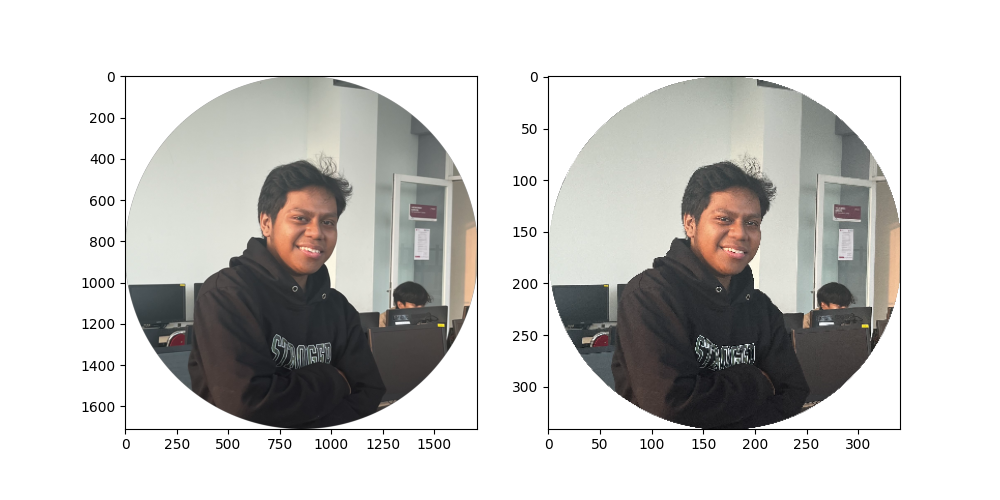

This chart was generated by the following Python code:
import numpy as np
import imageio.v2 as img
import matplotlib.pyplot as plt

def zoomPlus(image, factor):
    height, width, channels = image.shape
    new_height = int(height / factor)
    new_width = int(width / factor)
    imgZoom = np.zeros((new_height, new_width, channels), dtype=image.dtype)

    for y in range(new_height):
        for x in range(new_width):
            ori_y = int(y * factor)
            ori_x = int(x * factor)
            ori_y = min(ori_y, height - 1)
            ori_x = min(ori_x, width - 1)
            imgZoom[y, x] = image[ori_y, ori_x]

    return imgZoom

image = img.imread('C://LupusKae//image.png')
skala = 5.0
imgZoom = zoomPlus(image, skala)
img.imwrite("C://LupusKae//z.png", imgZoom)

plt.figure(figsize=(10, 5))
plt.subplot(1, 2, 1)
plt.imshow(image)
plt.subplot(1, 2, 2)
plt.imshow(imgZoom)
plt.show()
